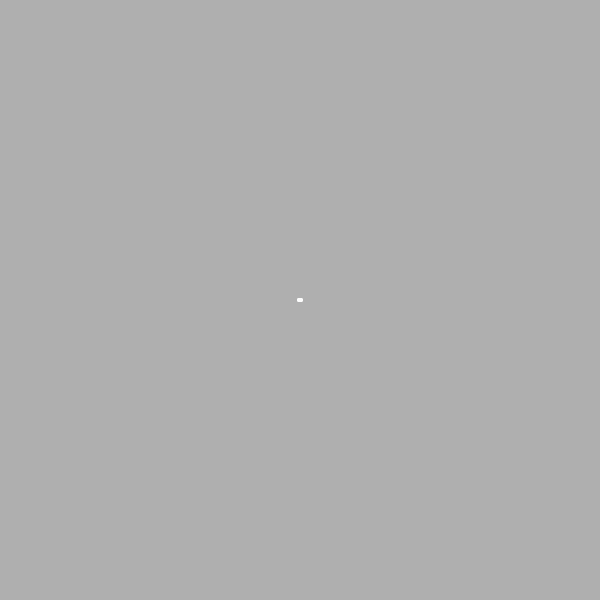
Frame 1 (no input)
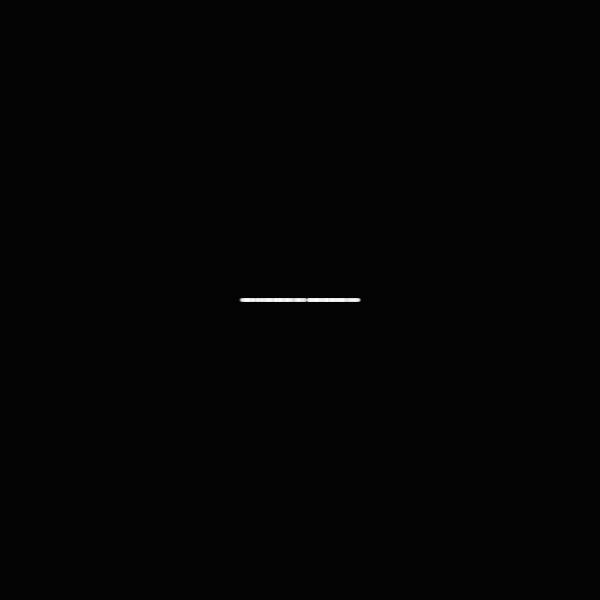
Frame 60 (the mouse pressed at the canvas centre just before this capture)
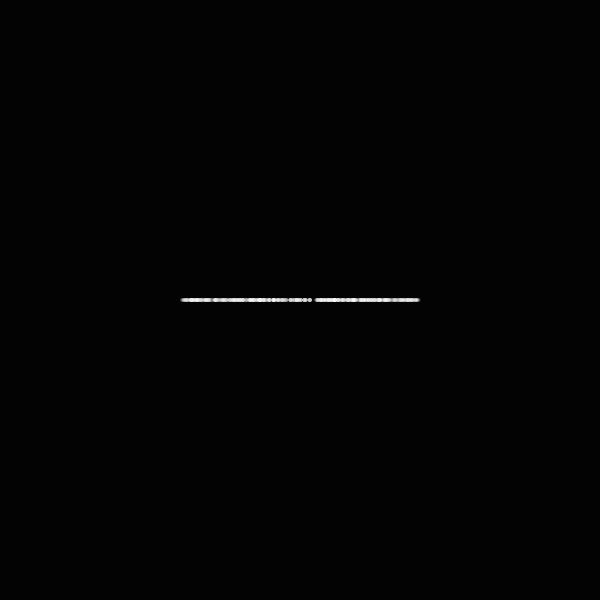
Frame 120 (the mouse held since frame 60 and released just before this capture)

The Processing sketch that drew these frames (run headless with seeded random() and noise(); from frame 60 on, the mouse is pressed at the canvas centre):

// Processing sketch: processing_41613
// ── processing_41613.pde

// Original GenParticle sketch from Processing textbook p. 483
//modified from Lab 7 GenParticle code provided by Nick Senske

//extend GenParticleDemo to generate two new, different particle types
//use the old particle to make new particles that use some aspects of the old,
//but use the idea of inheritance to extend the original superclass to two, new subclasses
//so I have this hole that spews particles, and those particles fall out of the frame



int numParticles = 200; //this defines the number of particles within the sketch
GenParticle[] p = new GenParticle[numParticles]; //this declares the particle array and makes space in the array (the space made is directly related to the total number of particles in the sketch)


 
// void setup section-------------------------------------------------------------------------------------------------

void setup() { //this sets static information for the sketch, i.e., size of the sketch
  size(600, 600);
  noStroke(); //this sets static information or information that applies to everything in the sketch
  smooth();
  for (int i = 0; i < p.length; i++) { //seed the array; this creates a loop for the particles; basically keep spewing particles 
    float velX = random(-1, 1); //this says make the particles randomly spew to the left and right between -1 and 1
    float velY = -i;//this says make the particles drop vertically

    p[i] = new GenParticle(width/2, height/2, velX, velY, 5.0, width/2, height/2);
    
    if(width == height){
      p[i] = new AParticle(width/2, height, velX, velY, 5.0, width/2, height);
    }
    if(width == width/2){
      p[i] = new BParticle(width/2, height, velX, velY, 0, width/2, height); 
    }
  }
}
 
 
 
// void draw section-------------------------------------------------------------------------------------------------

void draw() { //this draws the sketch
  fill(0, 36); //this states when redrawing the background make it 36% tranparent
  rect(0, 0, width, height); //this says make the background keep redrawing so that the particles don't just becme a stream; instead they will read as individual moving objects on screen
  fill(255, 60);  //this states fill the particle with white and make it 60% transparent
  for (int i = 0; i < p.length; i++) { //this loop draws the seeded array
    p[i].update(); //this ties the looping to continual updating
    p[i].regenerate(); //this ties the looping to contiual regeneration of the sketch
    p[i].display(); //this ties the looping to continual displaying of the sketch
  }
}



 //AParticle = SUB PARTICLE -------------------------------------------------------------------------------------------------
 
class AParticle extends GenParticle {
  float age;
 
  AParticle(float xIn, float yIn, float vxIn, float vyIn, float r, float ox, float oy) {
    super(xIn, yIn, vxIn, vyIn, r, ox, oy);
    age = random(100);
  }
 
  void update() {
if(y == height) { // water flow
      y = height/2;
      vy = -0.5 * vy;
      radius = radius * 0.75;
    }
    vy = vy + gravity;
    y = vy;
    x += vx;
    age++;
  }
 
  void display() {
    color c = lerpColor(color(60,130,225,30), color(255,255,255,5), age * 0.005);
    ellipse(x, height/2, radius, radius);
  }
 
  void regenerate() {
    if (age > 300) {
      x = originX;
      y = originY;
      vx = random(-1.5, 1.5);
      vy = random(-1, -0.5);
      age = 0;
      radius = 5.0;
    }
  }
}



 //BParticle = SUB PARTICLE -------------------------------------------------------------------------------------------------
 
class BParticle extends GenParticle {
  float direction;
 
  BParticle(float xIn, float yIn, float vxIn, float vyIn, float r, float ox, float oy) {
    super(xIn, yIn, vxIn, vyIn, r, ox, oy);
  }
 
  void display() {
    ellipse(width/2, y-height, radius*6, radius*6);
    //radius-=0.25;
  }
 
  void regenerate() {
    if ((x > width + radius) || (x < -radius) ||
      (y > height + radius) || (y < -radius)) {
      x = originX;
      y = originY;
      vx = random(-0.1, 0.1);
      vy = random(-1.0, -1.0);
      radius = 5.0;
    }
  }
}
 
 
 
//GenParticle = SUB PARTICLE -------------------------------------------------------------------------------------------------

class GenParticle extends Particle { //this is extending (copying) the Particle class and adding new variable to it; this is the particle as it shifts direction from spew upward out of the hole and move in its downward decent
  float originX, originY; //this says there will be an originX and an OriginY specified later in the code; it declares these labels so they can be used in further intructions

  GenParticle(float xIn, float yIn, float vxIn, float vyIn, float r, float ox, float oy) { //this says each sub particle's character and movement will be made up of these things and these things (variables) will be specifed later in the code
    super(xIn, yIn, vxIn, vyIn, r); //this says copy the defined character and movement of the original (super) particle class
    originX = ox; //this says originX is also ox
    originY = oy; //this says originY is also oy
  }

  void regenerate() { //this says after doing the Particle class code, do the following...
    if ((x > width + radius) || (x < -radius) || //if x is greater than width + radius and x is less than -radius...
        (y > height + radius) || (y < -radius)) { //and y is greater than height + radius and y is less than -radius...
      x = originX; //this says if the statement is true, x becomes originX ****?little confused what this is actually doing
      y = originY; //this says if the statement is true, y becomes originY ****?little confused what this is actually doing
      vx = random(-1.0, 1.0); //if all is true in the "if" statement, do this; make the GenParticle move randomly at a horizontal velocity between -1.0 and 1.0; this visually appears as the moment in the sketch when the particle arcs from the upward motion to the falling motion and some of them speed up just slightly through this change in direction and some of them slow down just slightly during this change in direction
      vy = random(-4.0, -2.0); //if all is true in the "if" statement, do this; make the GenParticle move randomly at a vertical velocity between -4.0 and -2.0
    }
  }
}
 
 

// Particle = SUPER-------------------------------------------------------------------------------------------------

class Particle { //this is making a class for the particles; this is the particle as it spew from the hole
  float x, y; //this says there will be an x and y specified to later in the code; the x- and y-coordinates; it declares these labels so they can be used in further intructions
  float vx, vy; //this says there will be a vx and vy or a velocity for the x and y specified to later in the code; the x- and y-velocities; it declares these labels so they can be used in further intructions
  float radius; //this says there will particle radius specified to later in the code; it declares these labels so they can be used in further intructions
  float gravity = 0.1; //this says there will be gravity specified later in the code; the gravity with which the particles will fall; it declares these labels so they can be used in further intructions


  Particle(float xpos, float ypos, float velx, float vely, float r) { //this says each particle's character and movement will be defined by its x position, y position, velocity it moves along the x axis, velocity it moves along the y axis and its radius
    x = xpos; //this says x is also xpos, the x position of the particle
    y = ypos; //this says y is also ypos, the y position of the particle
    vx = velx;  //this says vx is also velx, the velocity the particle moves along the x axis
    vy = vely;  //this says vy is also vely, the velocity the particle moves along the y axis
    radius = r; //this says radius is also r
  }

  void update() { //this says keep updating(redrawing) the sketch and do the following things...
    vy = vy + gravity; //this says each time the sketch is updated, speed up the vertical gravity, i.e., make the particles fall faster as they continue to fall
    y += y; //this says make the particles fall downward
    x += vx; //this says make the particles fall outward; this added to the downward motion makes the particle look as though it is spraying outward like from the end of a hose
  }

  void display() { //this says the particle looks like this...
    ellipse(x, y, radius*2, radius*2); //the particle is in the form of an ellipse; not sure where the size of the radius is coming from
  }
}
